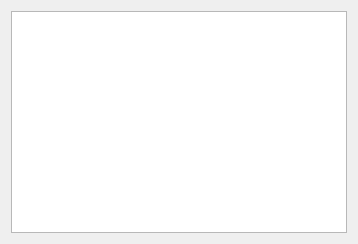
<?xml version="1.0" encoding="UTF-8"?>
<ui version="4.0">
 <class>Widget</class>
 <widget class="QWidget" name="Widget">
  <property name="geometry">
   <rect>
    <x>0</x>
    <y>0</y>
    <width>358</width>
    <height>244</height>
   </rect>
  </property>
  <property name="windowTitle">
   <string>Widget</string>
  </property>
  <layout class="QHBoxLayout" name="horizontalLayout">
   <item>
    <widget class="QTextBrowser" name="textBrowser"/>
   </item>
  </layout>
 </widget>
 <layoutdefault spacing="6" margin="11"/>
 <resources/>
 <connections/>
</ui>
